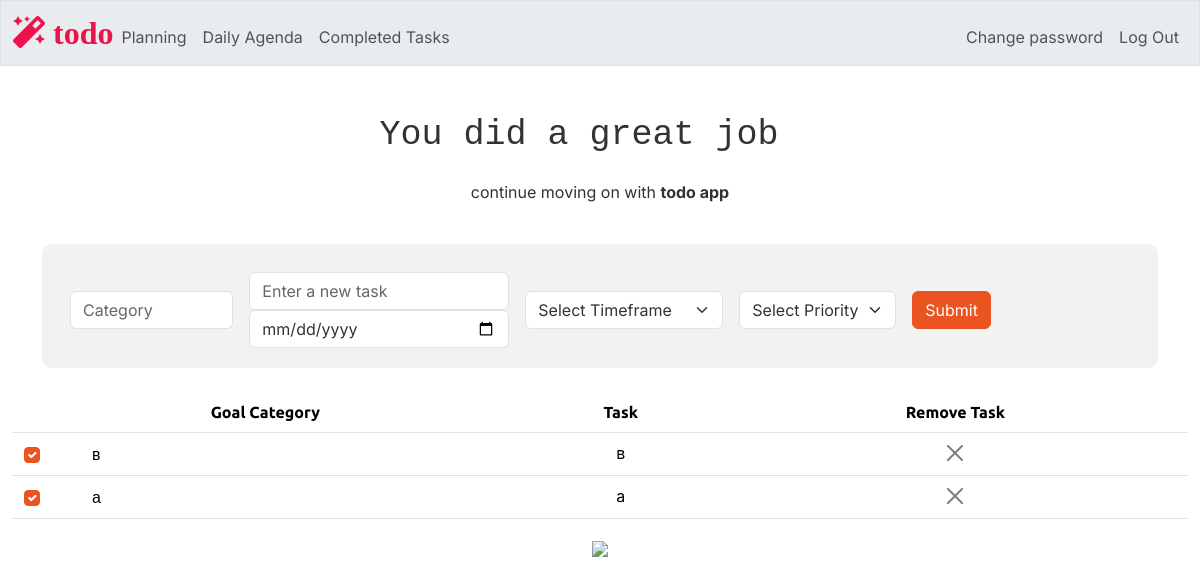
The page /completed (signed in) on the database its author committed.
### tables this page shows
CREATE TABLE tasks (
    id INTEGER PRIMARY KEY AUTOINCREMENT NOT NULL,
    users_id INTEGER NOT NULL,
    category TEXT NOT NULL,
    task TEXT NOT NULL,
    timeframe TEXT,
    priority TEXT,
    completion INTEGER DEFAULT 0, -- Default to 0 (false) for not completed
    FOREIGN KEY (users_id) REFERENCES users(id)
);

### app.py (the view)
@app.route("/completed", methods=["GET", "POST"])
@login_required
def completed():
    users_id = session["user_id"]
    tasks = db.execute("SELECT id, category, task, completion FROM tasks WHERE users_id =? AND completion = 1", users_id)
    welcome_message_h1 = "You did a great job "
    welcome_message_p = "continue moving on with "
    return render_template("completed.html", tasks=tasks, welcome_message_h1 = welcome_message_h1, welcome_message_p = welcome_message_p)

### app.py (called while the page is built)
@app.after_request
def after_request(response):
    response.headers["Cache-Control"] = "no-cache, no-store, must-revalidate"
    response.headers["Expires"] = 0
    response.headers["Pragma"] = "no-cache"
    return response

### helpers.py (called while the page is built)
def login_required(f):
    @wraps(f)
    def decorated_function(*args, **kwargs):
        if session.get("user_id") is None:
            return redirect("/login")
        return f(*args, **kwargs)
    return decorated_function

### templates/completed.html (shortened to what this page needs)
{% extends "layout.html" %}
{% block main %}
    <table class="table">
        <thead>
            <tr>
                <th> Goal Category</th>
                <th> Task </th>
                <th> Remove Task </th>
            </tr>
        </thead>
        <tbody>
            {% for task in tasks %}
                <tr id="todo_row_{{ task.id }}" >
                    <td class="align-middle">
                        <div class="d-flex align-items-center " >
                            <div class=" col-auto d-flex justify-content-center align-items-center form-check" >
                                <input class="form-check-input completion-checkbox"
                                        type="checkbox"
                                        id="completion_{{ task.id }}"
                                        name="task_completion"
                                        data-task-id="{{ task.id }}"
                                        data-completion="{{ task.completion}}"
                                        {% if task.completion == 1 %}checked{% endif %}
                                        onchange="updateTaskStatus(this)">
                            </div>
                            <label class="form-check-label ms-5" for="completion_{{ task.id }}">
                                {{ task.category }}
                            </label>
                        </div>
                    </td>
                    <td>{{ task.task }}</td>
                    <td>
                        <button class="btn-close" data-bs-toggle="modal" data-bs-target="#deleteConfirmationModal_{{ task.id }}"></button>
                    </td>
                </tr>
            {% endfor %}
        </tbody>
    </table>
    <img src="/static/completed.png" class="wide-image">
{% endblock %}

### static/styles.css (style rules this page uses)
p, span, div, h1, button { font-family: 'Inter', sans-serif; }
body { background-color: # f6f5f4; }

### rows shown on the page
tasks: completion "☑", category "в", task "в"
tasks: completion "☑", category "а", task "а"

### other values the page prints
{{ welcome_message_h1 }} "You did a great job"
{{ welcome_message_p }} "continue moving on with"
